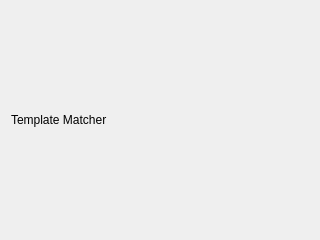
<?xml version="1.0" encoding="UTF-8"?>
<ui version="4.0">
 <class>Widget</class>
 <widget class="QWidget" name="Widget">
  <property name="geometry">
   <rect>
    <x>0</x>
    <y>0</y>
    <width>320</width>
    <height>240</height>
   </rect>
  </property>
  <property name="windowTitle">
   <string>Form</string>
  </property>
  <layout class="QGridLayout" name="gridLayout">
   <item row="1" column="0">
    <widget class="QLabel" name="label">
     <property name="text">
      <string>Template Matcher</string>
     </property>
    </widget>
   </item>
  </layout>
 </widget>
 <resources/>
 <connections/>
</ui>
